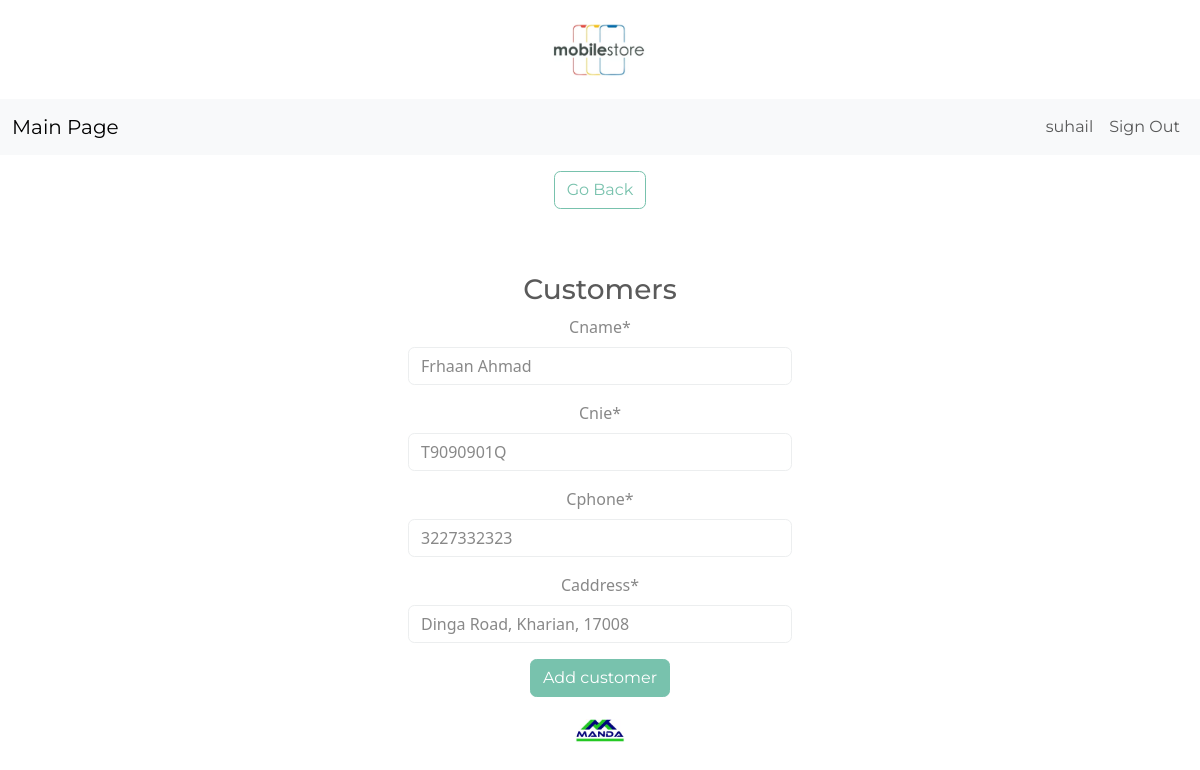
/cust-edit/4/ (signed in), run on the app's committed database.
### inventory/models.py (models this page shows, shortened)
class CustomerData(models.Model):
	cname = models.CharField(max_length=50)
	cnie = models.CharField(max_length=20)
	cphone = models.IntegerField()
	caddress = models.CharField (max_length=50)
	datec = models.DateTimeField(auto_now_add=True)
	user = models.ForeignKey(User, on_delete=models.CASCADE)

### inventory/views.py (the view)
# urls.py: path('cust-edit/<int:pk>/', EditItemCust.as_view(), name='cust-edit'),
class EditItemCust(LoginRequiredMixin, UpdateView):
	model = CustomerData
	form_class = CustomerDataForm
	template_name = 'inventory/customeradd.html'
	success_url = reverse_lazy('dashboard2')

### inventory/forms.py
class CustomerDataForm(forms.ModelForm):
  	class Meta:
  		model = CustomerData
  		fields = ['cname','cnie','cphone', 'caddress']

### inventory/templates/inventory/customeradd.html (shortened to what this page needs)
{% extends 'inventory/base.html' %}
{% load crispy_forms_tags %}
{% block content %}
	<a href="{% url 'dashboard2' %}" class="btn btn-outline-primary my-3 mx-4">Go Back</a>
	<div class="row">
		<div class="col-11 col-md-4 mx-auto mt-5">
			<h3>Customers</h3>
			<form method="POST">
				{{ form|crispy }}
				<div class="mt-3">
					<button class="btn btn-primary">Add customer</button>
				</div>
			</form>
		</div>
	</div>
{% endblock content %}

### inventory/templates/inventory/navigation.html (shortened to what this page needs)
<nav class="navbar navbar-expand-lg bg-light">
	<div class="container-fluid">
		<a class="navbar-brand" href="{% url 'index' %}">Main Page</a>
		<div class="collapse navbar-collapse justify-content-end" id="navbarNav">
			<ul class="navbar-nav">
				{% if user.is_authenticated %}
					<li class="nav-item">
						<a class="nav-link" href="#">{{ user.username }}</a>
					</li>
					<li class="nav-item">
						<a class="nav-link" href="{% url 'logout' %}">Sign Out</a>
					</li>
				{% endif %}
			</ul>
		</div>
	</div>
</nav>

### data on the page
CustomerData: cname "Frhaan Ahmad", cnie "T9090901Q", cphone "3227332323", caddress "Dinga Road, Kharian, 17008"

### other printed values
{{ user.username }} "suhail"
